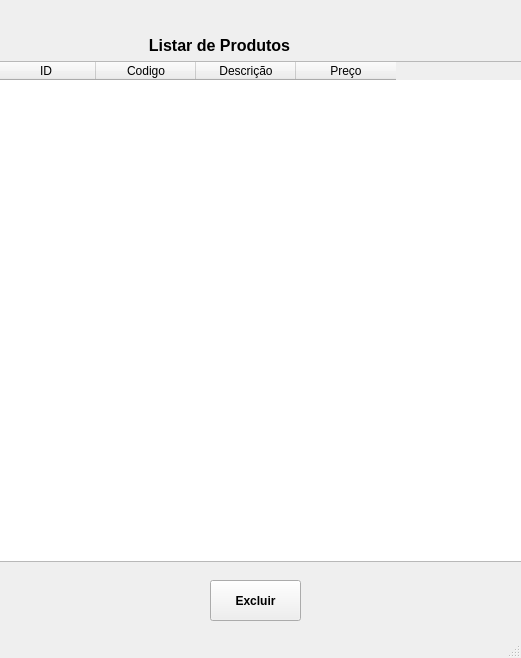
<?xml version="1.0" encoding="UTF-8"?>
<ui version="4.0">
 <class>MainWindow</class>
 <widget class="QMainWindow" name="MainWindow">
  <property name="geometry">
   <rect>
    <x>0</x>
    <y>0</y>
    <width>521</width>
    <height>658</height>
   </rect>
  </property>
  <property name="windowTitle">
   <string>MainWindow</string>
  </property>
  <widget class="QWidget" name="centralwidget">
   <widget class="QLabel" name="label">
    <property name="geometry">
     <rect>
      <x>140</x>
      <y>0</y>
      <width>201</width>
      <height>91</height>
     </rect>
    </property>
    <property name="font">
     <font>
      <pointsize>12</pointsize>
      <weight>75</weight>
      <bold>true</bold>
     </font>
    </property>
    <property name="text">
     <string>  Listar de Produtos</string>
    </property>
    <property name="textFormat">
     <enum>Qt::PlainText</enum>
    </property>
   </widget>
   <widget class="QTableWidget" name="tableWidget">
    <property name="geometry">
     <rect>
      <x>-5</x>
      <y>61</y>
      <width>801</width>
      <height>501</height>
     </rect>
    </property>
    <column>
     <property name="text">
      <string>ID</string>
     </property>
    </column>
    <column>
     <property name="text">
      <string>Codigo</string>
     </property>
    </column>
    <column>
     <property name="text">
      <string>Descrição</string>
     </property>
    </column>
    <column>
     <property name="text">
      <string>Preço</string>
     </property>
    </column>
   </widget>
   <widget class="QPushButton" name="pushButton">
    <property name="geometry">
     <rect>
      <x>210</x>
      <y>580</y>
      <width>91</width>
      <height>41</height>
     </rect>
    </property>
    <property name="font">
     <font>
      <weight>75</weight>
      <bold>true</bold>
     </font>
    </property>
    <property name="contextMenuPolicy">
     <enum>Qt::NoContextMenu</enum>
    </property>
    <property name="text">
     <string>Excluir</string>
    </property>
   </widget>
  </widget>
  <widget class="QStatusBar" name="statusbar"/>
 </widget>
 <resources/>
 <connections/>
</ui>
